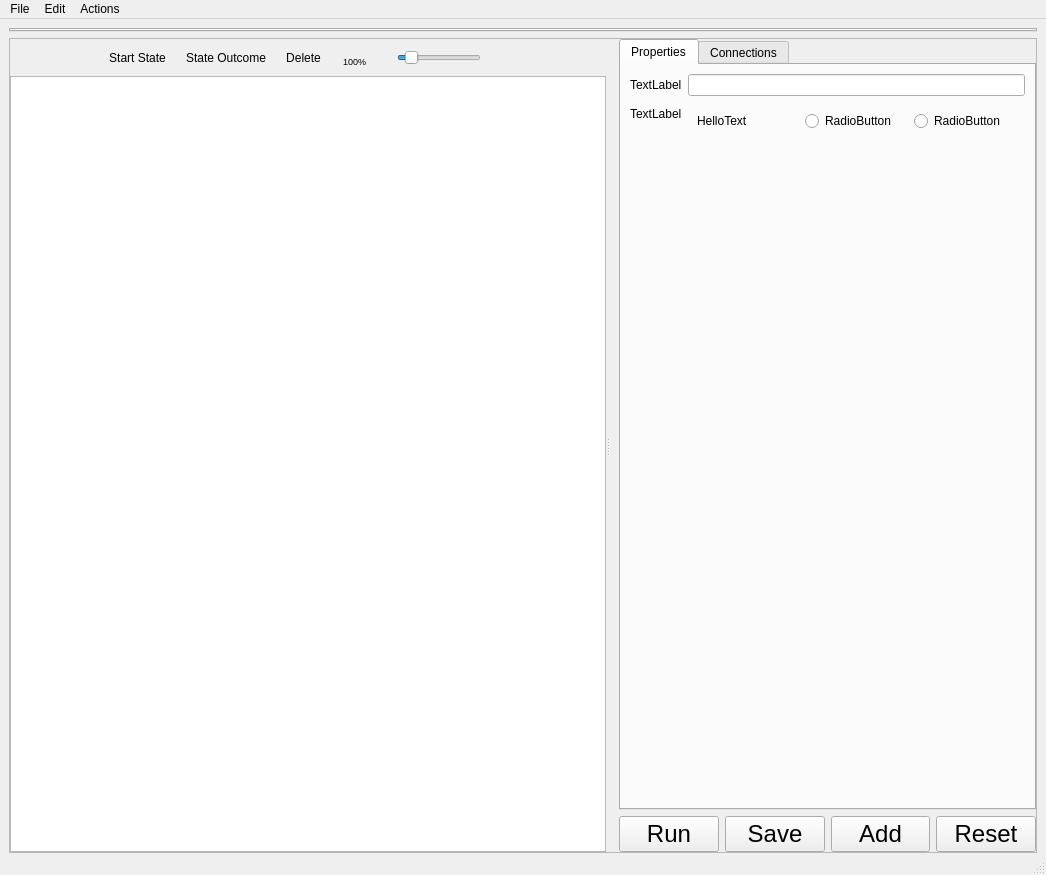
<?xml version="1.0" encoding="UTF-8"?>
<ui version="4.0">
 <class>RCommanderWindow</class>
 <widget class="QMainWindow" name="RCommanderWindow">
  <property name="geometry">
   <rect>
    <x>0</x>
    <y>0</y>
    <width>1046</width>
    <height>875</height>
   </rect>
  </property>
  <property name="windowTitle">
   <string>RCommanderWindow</string>
  </property>
  <widget class="QWidget" name="centralwidget">
   <layout class="QVBoxLayout" name="verticalLayout">
    <property name="leftMargin">
     <number>9</number>
    </property>
    <property name="topMargin">
     <number>9</number>
    </property>
    <property name="rightMargin">
     <number>9</number>
    </property>
    <property name="bottomMargin">
     <number>0</number>
    </property>
    <item>
     <widget class="QTabWidget" name="tools_box">
      <property name="sizePolicy">
       <sizepolicy hsizetype="Expanding" vsizetype="Fixed">
        <horstretch>0</horstretch>
        <verstretch>0</verstretch>
       </sizepolicy>
      </property>
      <property name="currentIndex">
       <number>-1</number>
      </property>
     </widget>
    </item>
    <item>
     <widget class="QFrame" name="frame">
      <property name="frameShape">
       <enum>QFrame::StyledPanel</enum>
      </property>
      <property name="frameShadow">
       <enum>QFrame::Raised</enum>
      </property>
      <layout class="QHBoxLayout" name="horizontalLayout_7">
       <property name="margin">
        <number>0</number>
       </property>
       <item>
        <widget class="QSplitter" name="splitter">
         <property name="orientation">
          <enum>Qt::Horizontal</enum>
         </property>
         <widget class="QWidget" name="graphics_widget" native="true">
          <layout class="QVBoxLayout" name="verticalLayout_2">
           <property name="spacing">
            <number>0</number>
           </property>
           <property name="margin">
            <number>0</number>
           </property>
           <item>
            <widget class="QWidget" name="widget_3" native="true">
             <layout class="QHBoxLayout" name="horizontalLayout">
              <property name="margin">
               <number>0</number>
              </property>
              <item>
               <spacer name="horizontalSpacer">
                <property name="orientation">
                 <enum>Qt::Horizontal</enum>
                </property>
                <property name="sizeHint" stdset="0">
                 <size>
                  <width>40</width>
                  <height>20</height>
                 </size>
                </property>
               </spacer>
              </item>
              <item>
               <widget class="QToolButton" name="start_state_button">
                <property name="text">
                 <string>Start State</string>
                </property>
                <property name="autoRaise">
                 <bool>true</bool>
                </property>
               </widget>
              </item>
              <item>
               <widget class="QToolButton" name="add_outcome_button">
                <property name="text">
                 <string>State Outcome</string>
                </property>
                <property name="checkable">
                 <bool>true</bool>
                </property>
                <property name="autoRaise">
                 <bool>true</bool>
                </property>
               </widget>
              </item>
              <item>
               <widget class="QToolButton" name="delete_button">
                <property name="toolTip">
                 <string>Delete Tool</string>
                </property>
                <property name="text">
                 <string>Delete</string>
                </property>
                <property name="icon">
                 <iconset>
                  <normaloff>../../../../../../../../u/hnguyen/svn/wg/rcommander/qt/images/delete.png</normaloff>../../../../../../../../u/hnguyen/svn/wg/rcommander/qt/images/delete.png</iconset>
                </property>
                <property name="toolButtonStyle">
                 <enum>Qt::ToolButtonTextBesideIcon</enum>
                </property>
                <property name="autoRaise">
                 <bool>true</bool>
                </property>
               </widget>
              </item>
              <item>
               <widget class="QWidget" name="zoom_widget" native="true">
                <layout class="QHBoxLayout" name="horizontalLayout_5">
                 <item>
                  <widget class="QLabel" name="zoomLevel">
                   <property name="toolTip">
                    <string>Zoom to actual size.</string>
                   </property>
                   <property name="styleSheet">
                    <string notr="true">font-size: 9px;</string>
                   </property>
                   <property name="text">
                    <string>100%</string>
                   </property>
                   <property name="alignment">
                    <set>Qt::AlignBottom|Qt::AlignRight|Qt::AlignTrailing</set>
                   </property>
                  </widget>
                 </item>
                 <item>
                  <widget class="QToolButton" name="zoomOutButton">
                   <property name="toolTip">
                    <string>Zooms out.</string>
                   </property>
                   <property name="styleSheet">
                    <string notr="true">#zoomOutButton { image: url(':/zoomsmall'); border: 0; margin: 0; padding: 0; }
#zoomOutButton:pressed { image: url(':/zoomsmall_pressed'); }</string>
                   </property>
                   <property name="text">
                    <string/>
                   </property>
                  </widget>
                 </item>
                 <item>
                  <widget class="QSlider" name="zoomSlider">
                   <property name="enabled">
                    <bool>true</bool>
                   </property>
                   <property name="sizePolicy">
                    <sizepolicy hsizetype="Expanding" vsizetype="Fixed">
                     <horstretch>0</horstretch>
                     <verstretch>0</verstretch>
                    </sizepolicy>
                   </property>
                   <property name="toolTip">
                    <string>Sets the zoom level.</string>
                   </property>
                   <property name="styleSheet">
                    <string notr="true">border: 0;</string>
                   </property>
                   <property name="minimum">
                    <number>1</number>
                   </property>
                   <property name="maximum">
                    <number>1000</number>
                   </property>
                   <property name="value">
                    <number>100</number>
                   </property>
                   <property name="orientation">
                    <enum>Qt::Horizontal</enum>
                   </property>
                  </widget>
                 </item>
                 <item>
                  <widget class="QToolButton" name="zoomInButton">
                   <property name="toolTip">
                    <string>Zooms in.</string>
                   </property>
                   <property name="styleSheet">
                    <string notr="true">#zoomInButton { image: url(':/zoombig'); border: 0; margin: 0; padding: 0; }
#zoomInButton:pressed { image: url(':/zoombig_pressed'); }</string>
                   </property>
                  </widget>
                 </item>
                </layout>
               </widget>
              </item>
              <item>
               <spacer name="horizontalSpacer_2">
                <property name="orientation">
                 <enum>Qt::Horizontal</enum>
                </property>
                <property name="sizeHint" stdset="0">
                 <size>
                  <width>40</width>
                  <height>20</height>
                 </size>
                </property>
               </spacer>
              </item>
             </layout>
            </widget>
           </item>
           <item>
            <widget class="QGraphicsView" name="graphicsSuperView">
             <property name="styleSheet">
              <string notr="true">QTextEdit { background: palette(base); } 
#main QAbstractScrollArea[style=&quot;mac&quot;] { border-color: #8e8e8e #bebebe #bebebe #bebebe; }
#main QAbstractScrollArea[style=&quot;cde&quot;] { border-color: #7c7c8d #9a9ab0 #9a9ab0 #8f8fa4; }
#main QAbstractScrollArea[style=&quot;motif&quot;] { border-color: #a6a6a6 #efefef #efefef #a6a6a6; }
#main QAbstractScrollArea[style=&quot;windows&quot;] { border-color: #8b8b8b transparent transparent #a7a49f; }
#main QAbstractScrollArea[style=&quot;plastique&quot;] { border-color: #8e8e8e #d5d5d5 #d5d5d5 #bebebe; }
#main QAbstractScrollArea[style=&quot;cleanlooks&quot;] { border-color: #a8a099 #dedad6 #dedad6 #c4bcb4; }
#main QAbstractScrollArea[style=&quot;windowsvista&quot;] { border-color: #abadb3 #dbdfe6 #e3e9ef #e2e3ea; }
#main QAbstractScrollArea:focus[style=&quot;windowsvista&quot;] { border-color: #3d7bad #a4c9e3 #b7d9ed #b5cfe7; }

#main #graphicsSuperView { background-color: #f2f2f2; }
#main #graphicsSuperView[style=&quot;cde&quot;] { background-color: #aaaac2; }
#main #graphicsSuperView[style=&quot;motif&quot;] { background-color: #e5e5e5; }
#main #graphicsSuperView[style=&quot;windows&quot;] { background-color: #fafafa; }
</string>
             </property>
             <property name="verticalScrollBarPolicy">
              <enum>Qt::ScrollBarAlwaysOff</enum>
             </property>
             <property name="horizontalScrollBarPolicy">
              <enum>Qt::ScrollBarAlwaysOff</enum>
             </property>
             <property name="alignment">
              <set>Qt::AlignLeading|Qt::AlignLeft|Qt::AlignTop</set>
             </property>
             <property name="renderHints">
              <set>QPainter::Antialiasing|QPainter::HighQualityAntialiasing|QPainter::SmoothPixmapTransform|QPainter::TextAntialiasing</set>
             </property>
             <property name="optimizationFlags">
              <set>QGraphicsView::DontAdjustForAntialiasing|QGraphicsView::DontClipPainter|QGraphicsView::DontSavePainterState</set>
             </property>
            </widget>
           </item>
          </layout>
         </widget>
         <widget class="QWidget" name="edit_panel" native="true">
          <layout class="QVBoxLayout" name="verticalLayout_3">
           <property name="leftMargin">
            <number>9</number>
           </property>
           <item>
            <widget class="QTabWidget" name="node_settings_tabs">
             <property name="currentIndex">
              <number>0</number>
             </property>
             <widget class="QWidget" name="properties_container">
              <attribute name="title">
               <string>Properties</string>
              </attribute>
              <layout class="QVBoxLayout" name="verticalLayout_4">
               <item>
                <widget class="QWidget" name="properties_tab" native="true">
                 <layout class="QFormLayout" name="formLayout">
                  <property name="margin">
                   <number>0</number>
                  </property>
                  <item row="0" column="0">
                   <widget class="QLabel" name="label">
                    <property name="sizePolicy">
                     <sizepolicy hsizetype="Preferred" vsizetype="Minimum">
                      <horstretch>0</horstretch>
                      <verstretch>0</verstretch>
                     </sizepolicy>
                    </property>
                    <property name="text">
                     <string>TextLabel</string>
                    </property>
                   </widget>
                  </item>
                  <item row="0" column="1">
                   <widget class="QLineEdit" name="lineEdit">
                    <property name="sizePolicy">
                     <sizepolicy hsizetype="Preferred" vsizetype="Fixed">
                      <horstretch>0</horstretch>
                      <verstretch>0</verstretch>
                     </sizepolicy>
                    </property>
                   </widget>
                  </item>
                  <item row="2" column="0">
                   <spacer name="verticalSpacer_2">
                    <property name="orientation">
                     <enum>Qt::Vertical</enum>
                    </property>
                    <property name="sizeHint" stdset="0">
                     <size>
                      <width>20</width>
                      <height>40</height>
                     </size>
                    </property>
                   </spacer>
                  </item>
                  <item row="1" column="0">
                   <widget class="QLabel" name="label_3">
                    <property name="text">
                     <string>TextLabel</string>
                    </property>
                   </widget>
                  </item>
                  <item row="1" column="1">
                   <widget class="QWidget" name="widget" native="true">
                    <layout class="QHBoxLayout" name="horizontalLayout_2">
                     <item>
                      <widget class="QLabel" name="label_4">
                       <property name="text">
                        <string>HelloText</string>
                       </property>
                      </widget>
                     </item>
                     <item>
                      <widget class="QRadioButton" name="radioButton_2">
                       <property name="text">
                        <string>RadioButton</string>
                       </property>
                      </widget>
                     </item>
                     <item>
                      <widget class="QRadioButton" name="radioButton">
                       <property name="text">
                        <string>RadioButton</string>
                       </property>
                      </widget>
                     </item>
                    </layout>
                   </widget>
                  </item>
                 </layout>
                </widget>
               </item>
               <item>
                <spacer name="verticalSpacer_3">
                 <property name="orientation">
                  <enum>Qt::Vertical</enum>
                 </property>
                 <property name="sizeHint" stdset="0">
                  <size>
                   <width>20</width>
                   <height>40</height>
                  </size>
                 </property>
                </spacer>
               </item>
              </layout>
             </widget>
             <widget class="QWidget" name="connections_tab">
              <attribute name="title">
               <string>Connections</string>
              </attribute>
              <layout class="QFormLayout" name="formLayout_4">
               <property name="fieldGrowthPolicy">
                <enum>QFormLayout::AllNonFixedFieldsGrow</enum>
               </property>
               <item row="0" column="0">
                <widget class="QLabel" name="label_2">
                 <property name="sizePolicy">
                  <sizepolicy hsizetype="Preferred" vsizetype="Minimum">
                   <horstretch>0</horstretch>
                   <verstretch>0</verstretch>
                  </sizepolicy>
                 </property>
                 <property name="text">
                  <string>TextLabel</string>
                 </property>
                </widget>
               </item>
               <item row="1" column="0">
                <spacer name="verticalSpacer">
                 <property name="orientation">
                  <enum>Qt::Vertical</enum>
                 </property>
                 <property name="sizeHint" stdset="0">
                  <size>
                   <width>20</width>
                   <height>40</height>
                  </size>
                 </property>
                </spacer>
               </item>
               <item row="0" column="1">
                <widget class="QComboBox" name="comboBox">
                 <item>
                  <property name="text">
                   <string>preempted</string>
                  </property>
                 </item>
                 <item>
                  <property name="text">
                   <string>aborted</string>
                  </property>
                 </item>
                 <item>
                  <property name="text">
                   <string>succeeded</string>
                  </property>
                 </item>
                </widget>
               </item>
              </layout>
             </widget>
            </widget>
           </item>
           <item>
            <widget class="QWidget" name="behavior_properties_buttons_box" native="true">
             <layout class="QHBoxLayout" name="horizontalLayout_6">
              <property name="margin">
               <number>0</number>
              </property>
              <item>
               <widget class="QPushButton" name="run_button">
                <property name="sizePolicy">
                 <sizepolicy hsizetype="Minimum" vsizetype="Fixed">
                  <horstretch>0</horstretch>
                  <verstretch>0</verstretch>
                 </sizepolicy>
                </property>
                <property name="font">
                 <font>
                  <pointsize>18</pointsize>
                  <weight>50</weight>
                  <bold>false</bold>
                  <kerning>true</kerning>
                 </font>
                </property>
                <property name="text">
                 <string>Run</string>
                </property>
               </widget>
              </item>
              <item>
               <widget class="QPushButton" name="save_button">
                <property name="sizePolicy">
                 <sizepolicy hsizetype="Minimum" vsizetype="Fixed">
                  <horstretch>0</horstretch>
                  <verstretch>0</verstretch>
                 </sizepolicy>
                </property>
                <property name="font">
                 <font>
                  <pointsize>18</pointsize>
                  <weight>50</weight>
                  <bold>false</bold>
                  <kerning>true</kerning>
                 </font>
                </property>
                <property name="text">
                 <string>Save</string>
                </property>
               </widget>
              </item>
              <item>
               <widget class="QPushButton" name="add_button">
                <property name="font">
                 <font>
                  <pointsize>18</pointsize>
                 </font>
                </property>
                <property name="text">
                 <string>Add</string>
                </property>
               </widget>
              </item>
              <item>
               <widget class="QPushButton" name="reset_button">
                <property name="font">
                 <font>
                  <pointsize>18</pointsize>
                 </font>
                </property>
                <property name="text">
                 <string>Reset</string>
                </property>
               </widget>
              </item>
             </layout>
            </widget>
           </item>
          </layout>
         </widget>
        </widget>
       </item>
      </layout>
     </widget>
    </item>
   </layout>
  </widget>
  <widget class="QMenuBar" name="menubar">
   <property name="geometry">
    <rect>
     <x>0</x>
     <y>0</y>
     <width>1046</width>
     <height>23</height>
    </rect>
   </property>
   <widget class="QMenu" name="menuFile">
    <property name="title">
     <string>File</string>
    </property>
    <addaction name="actionNew"/>
    <addaction name="action_open"/>
    <addaction name="separator"/>
    <addaction name="action_save"/>
    <addaction name="action_save_as"/>
    <addaction name="separator"/>
    <addaction name="action_quit"/>
   </widget>
   <widget class="QMenu" name="menuEdit">
    <property name="title">
     <string>Edit</string>
    </property>
   </widget>
   <widget class="QMenu" name="menuActions">
    <property name="title">
     <string>Actions</string>
    </property>
    <addaction name="action_Run"/>
    <addaction name="action_stop"/>
   </widget>
   <addaction name="menuFile"/>
   <addaction name="menuEdit"/>
   <addaction name="menuActions"/>
  </widget>
  <widget class="QStatusBar" name="statusbar"/>
  <action name="actionOpen">
   <property name="text">
    <string>New</string>
   </property>
  </action>
  <action name="actionSave">
   <property name="text">
    <string>Save</string>
   </property>
  </action>
  <action name="actionNew">
   <property name="text">
    <string>&amp;New</string>
   </property>
   <property name="shortcut">
    <string>Ctrl+N</string>
   </property>
  </action>
  <action name="action_open">
   <property name="text">
    <string>&amp;Open</string>
   </property>
  </action>
  <action name="action_save">
   <property name="text">
    <string>&amp;Save</string>
   </property>
   <property name="shortcut">
    <string>Ctrl+S</string>
   </property>
  </action>
  <action name="action_save_as">
   <property name="text">
    <string>Save &amp;As</string>
   </property>
  </action>
  <action name="actionClose">
   <property name="text">
    <string>&amp;Close</string>
   </property>
  </action>
  <action name="action_quit">
   <property name="text">
    <string>&amp;Quit</string>
   </property>
   <property name="shortcut">
    <string>Ctrl+Q</string>
   </property>
  </action>
  <action name="actionCut">
   <property name="text">
    <string>Cu&amp;t</string>
   </property>
  </action>
  <action name="actionPaste">
   <property name="text">
    <string>Paste</string>
   </property>
  </action>
  <action name="actionCopy">
   <property name="text">
    <string>&amp;Copy</string>
   </property>
  </action>
  <action name="actionPaste0">
   <property name="text">
    <string>&amp;Paste</string>
   </property>
  </action>
  <action name="action_Run">
   <property name="text">
    <string>&amp;Run</string>
   </property>
   <property name="shortcut">
    <string>Ctrl+R</string>
   </property>
  </action>
  <action name="action_stop">
   <property name="text">
    <string>&amp;Stop</string>
   </property>
   <property name="shortcut">
    <string>Ctrl+X</string>
   </property>
  </action>
 </widget>
 <resources>
  <include location="qt/resources.qrc"/>
  <include location="../../../../../../u/hnguyen/svn/wg/rcommander/qt/resources.qrc"/>
 </resources>
 <connections/>
</ui>
